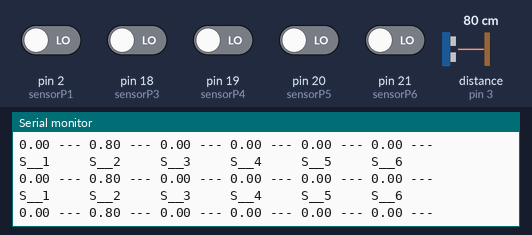
This sketch was run on a simulated Arduino Mega 2560, built with avr-gcc and run on an emulated ATmega2560. Parts: the last lines printed to the serial monitor. Wiring (inferred from the names in the program): ultrasonic range finder: trigger pin 4; echo pin 3. The inputs (shaded band) are chosen by the test bench; at power-on: pin 2 (sensorP1), pin 18 (sensorP3), pin 19 (sensorP4), pin 20 (sensorP5), pin 21 (sensorP6) LOW, distance to the obstacle (sensor on pin 3) 80 cm.

Above: at 1.2 s.
1.3 s: distance to the obstacle (sensor on pin 3) set to 2 cm
At 1.59 s:
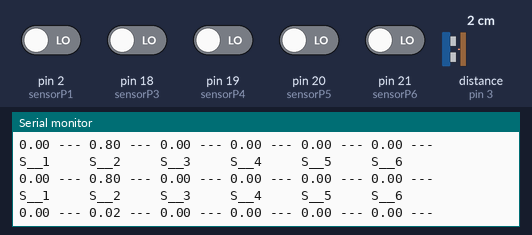
2.8 s: distance to the obstacle (sensor on pin 3) set to 4 cm
At 2.81 s:
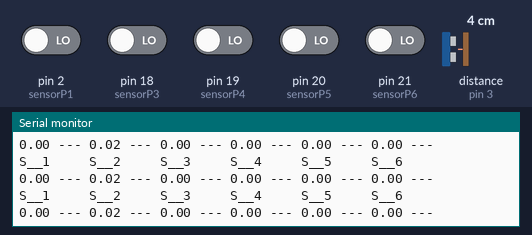
Timing chart, 0 to 5.8 s (numbered marks = the images above; inputs shaded):
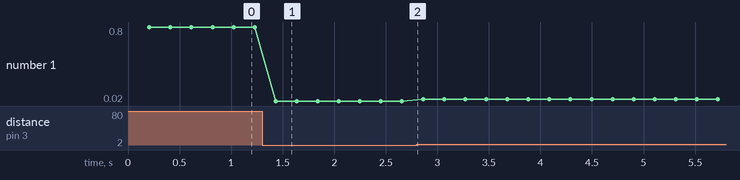

Measured:
- after the input at 1.3 s, the serial monitor: prints a new line after 0.13 s (image 1)
- plotted number 1: 0.8 → 0.02 after the input at 1.3 s, 0.02 → 0.04 after the input at 2.8 s

The sketch:

6_sensors_just_interruption.ino
```cpp
/****************************************************************
      SENSORS STATEMENTS
****************************************************************/
#define numINT 6          // Total number of interrupts
#define triggerPin 4      // Pin number for the common trigger
#define pingDelay 40      // How many milliseconds between each measurement ; keep > 5ms
#define debugDelay 200    // How many milliseconds between each ROS publich ; keep > 200ms
#define soundSpeed 343.0  // Speed of sound in m/s

// Interrupts pins in Mega: 2, 3, 18, 19, 20, 21
#define sensorP1 2 // Sensor pin 1 in port 2
#define sensorP2 3
#define sensorP3 18
#define sensorP4 19
#define sensorP5 20
#define sensorP6 21


volatile unsigned long travelTime[numINT];  // Place to store traveltime of the pusle
volatile unsigned long startTime[numINT];   // Place to store ping times (interrupt)
float distance[numINT];                     // Calculated distances in cm
unsigned long lastPollMillis;
unsigned long lastDebugMillis;


/****************************************************************
      SETUP
****************************************************************/
void setup()
{
  Serial.begin(115200);
  while (!Serial) {
    ; // Wait for Serial
  }
  Serial.println("--- Serial monitor started ---");
  pinMode(triggerPin, OUTPUT);   // Set common triggerpin as output


  // Manage interrupt pins here
  pinMode(sensorP1, INPUT);     // Set interrupt pin 02 (INT0) as INPUT (sensor 1)
  pinMode(sensorP2, INPUT);     // Set interrupt pin 03 (INT1) as INPUT (sensor 2)
  pinMode(sensorP3, INPUT);    // Set interrupt pin 18 (INT2) as INPUT (sensor 3)
  pinMode(sensorP4, INPUT);    // Set interrupt pin 19 (INT3) as INPUT (sensor 4)
  pinMode(sensorP5, INPUT);    // Set interrupt pin 20 (INT4) as INPUT (sensor 5)
  pinMode(sensorP6, INPUT);    // Set interrupt pin 21 (INT5) as INPUT (sensor 6)


  attachInterrupt(digitalPinToInterrupt(sensorP1), call_INT1, CHANGE );    // ISR for INT0
  attachInterrupt(digitalPinToInterrupt(sensorP2), call_INT2, CHANGE );    // ISR for INT1
  attachInterrupt(digitalPinToInterrupt(sensorP3), call_INT3, CHANGE );   // ISR for INT2
  attachInterrupt(digitalPinToInterrupt(sensorP4), call_INT4, CHANGE );   // ISR for INT3
  attachInterrupt(digitalPinToInterrupt(sensorP5), call_INT5, CHANGE );   // ISR for INT4
  attachInterrupt(digitalPinToInterrupt(sensorP6), call_INT6, CHANGE );   // ISR for INT5

  lastPollMillis = millis();
  lastDebugMillis = millis();
}


/****************************************************************
      LOOP
****************************************************************/
void loop()
{
  // Poll every x ms
  if (millis() - lastPollMillis >= pingDelay)
  {
    doMeasurement(); //  Retrieve measurement and set next trigger
    lastPollMillis = millis();
  }

  // Print every y ms (comment out in production)
  if (millis() - lastDebugMillis >= debugDelay)
  {

    noInterrupts();
    Serial.println();
    Serial.println("S__1     S__2     S__3     S__4     S__5     S__6    ");
    for (int i = 0; i < numINT; i++) //numINT; i++)
    {
      Serial.print(distance[i]);
      Serial.print(" --- ");
    }

    interrupts();

    Serial.println();
    lastDebugMillis = millis();
  }
}

/****************************************************************
      Retrieve measurement and set next trigger
****************************************************************/
void doMeasurement()
{
  // First read will be 0 (no distance  calculated yet)

  // Read the previous result (pause interrupts while doing so)

  noInterrupts();   // cli()
  // Calculates the speed of all sensors
  for (int i = 0; i < numINT; i++)
  {
    distance[i] = travelTime[i] / 2.0 * (float)soundSpeed / (1000000.0);   // in meters
  }
  interrupts();   // sei();

  // Initiate next trigger
  // digitalWrite(triggerPin, LOW);  // rest of loop already takes > 2µs
  // delayMicroseconds(2);
  digitalWrite(triggerPin, HIGH);    // HIGH pulse for at least 10µs
  delayMicroseconds(10);
  digitalWrite(triggerPin, LOW);     // Set LOW again
}


/****************************************************************
      INTERRUPT handling
****************************************************************/
// The PIN register is used to read the digital value of the pin.
// INTerrupt number 0 (pin 2 on Mega)

void call_INT1()
{
  byte pinRead;
  // pinRead = digitalRead(sensorP1);    // Slower ; Read pin 2
  // pinRead = PINE >> 4 & B00000001;        // Faster ; Read pin 2/PE4
  pinRead = PINE & B00010000;        // Faster ; Read pin 2/PE4
  interruptHandler(pinRead, 0);
}


// INTerrupt number 1 (pin 3 on Mega)
void call_INT2()
{
  byte pinRead;
  // pinRead = digitalRead(sensorP2);    // Slower ; Read pin 3
  // pinRead = PINE >> 5 & B00000001;    // Faster ; Read pin 3/PE5
  pinRead = PINE & B00100000;    // Faster ; Read pin 3/PE5
  interruptHandler(pinRead, 1);
}


// INTerrupt number 2 (pin 18 on Mega)
void call_INT3()
{
  byte pinRead;
  // pinRead = digitalRead(sensorP3);    // Slower ; Read pin 18
  // pinRead = PIND >> 3 & B00000001;    // Faster ; Read pin 18/PD3
  pinRead = PIND & B00001000;    // Faster ; Read pin 18/PD3
  interruptHandler(pinRead, 2);
}


// INTerrupt number 3 (pin 19 on Mega)
void call_INT4()
{
  byte pinRead;
  // pinRead = digitalRead(sensorP4);    // Slower ; Read pin 19
  // pinRead = PIND >> 2 & B00000001;    // Faster ; Read pin 19/PD2
  pinRead = PIND & B00000100;    // Faster ; Read pin 19/PD2
  interruptHandler(pinRead, 3);
}


// INTerrupt number 4 (pin 20 on Mega)
void call_INT5()
{
  byte pinRead;
  // pinRead = digitalRead(sensorP5);      // Slower ; Read pin 20
  // pinRead = PIND >> 1 & B00000001;  // Faster ; Read pin 20/PD1
  pinRead = PIND & B00000010;  // Faster ; Read pin 20/PD1
  interruptHandler(pinRead, 4);
}


// INTerrupt number 5 (pin 21 on Mega)
void call_INT6()
{
  byte pinRead;
  // pinRead = digitalRead(sensorP6);      // Slower ; Read pin 21
  pinRead = PIND & B00000001;  // Faster ; Read pin 21/PD0
  interruptHandler(pinRead, 5);
}


// Common function for interrupts
void interruptHandler(bool pinState, int nIRQ)
{
  unsigned long currentTime = micros();  // Get current time (in µs)
  if (pinState)
  {
    // If pin state has changed to HIGH -> remember start time (in µs)
    startTime[nIRQ] = currentTime;
  }
  else
  {
    // If pin state has changed to LOW -> calculate time passed (in µs)
    travelTime[nIRQ] = currentTime - startTime[nIRQ];
  }
}
// END
```
